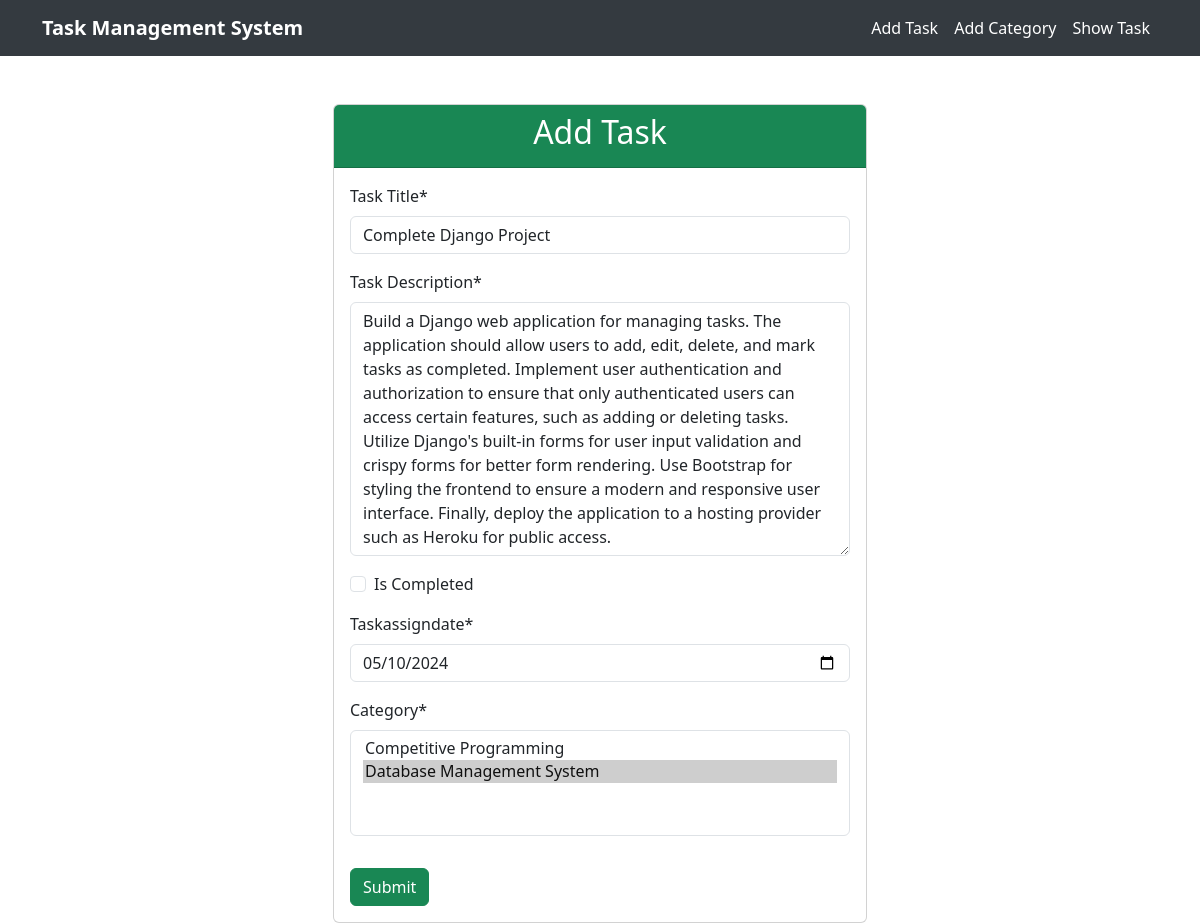
The page /editTask/1/ on the database its author committed.
### task/models.py (models this page shows, shortened)
class Task(models.Model):
    taskTitle = models.CharField(max_length=50, verbose_name='Task Title')
    taskDescription = models.TextField(verbose_name='Task Description')
    is_completed = models.BooleanField(default=False, verbose_name='Is Completed')
    TaskAssignDate = models.DateField(verbose_name='Task Assign Date')
    category = models.ManyToManyField(Categories, related_name="tasks")

### task/views.py (the view)
# urls.py: path('editTask/<int:id>/', editTask, name='editTask'),
def editTask(request, id):
    task = Task.objects.get(id=id)
    if request.method == "POST":
        form = TaskForm(request.POST, instance=task)
        if form.is_valid():
            form.save()
            return redirect("homepage")
    else:
        form = TaskForm(instance=task)
    return render(request, 'editTask.html', {"form": form})

### task/forms.py
class TaskForm(forms.ModelForm):
    TaskAssignDate = forms.DateField(widget=forms.DateInput(attrs={"type": "date"}))
    class Meta:
        model = Task
        fields = "__all__"

### category/models.py (called while the page is built)
    def __str__(self):
        return self.category_name

### task/templates/editTask.html (shortened to what this page needs)
{% extends "base.html" %}
{% block content %}
<div class="container mt-5">
    <div class="row justify-content-center">
        <div class="col-md-6">
            <div class="card">
                <div class="card-header bg-success text-white">
                    <h2 class="card-title text-center">Add Task</h2>
                </div>
                <div class="card-body">
                    <form method="POST" class="m-auto" style="width: 100%;">
                        {% load crispy_forms_tags %}
                        {{ form | crispy }}
                        <button type="submit" class="btn btn-success mt-3">Submit</button>
                    </form>
                </div>
            </div>
        </div>
    </div>
</div>
{% endblock content %}

### rows shown on the page
Task: taskTitle "Complete Django Project", taskDescription "Build a Django web application for managing tasks. The application should allow users to add, edit, delete, and mark tasks as completed. Implement user authentication and authorization to ensure that only authenticated users can access certain features, such as adding or deleting tasks. Utilize Django's built-in forms for user input validation and crispy forms for better form rendering. Use Bootstrap for styling the frontend to ensure a modern and responsive user interface. Finally, deploy the application to a hosting provider such as Heroku for public access.", TaskAssignDate "05/10/2024"
